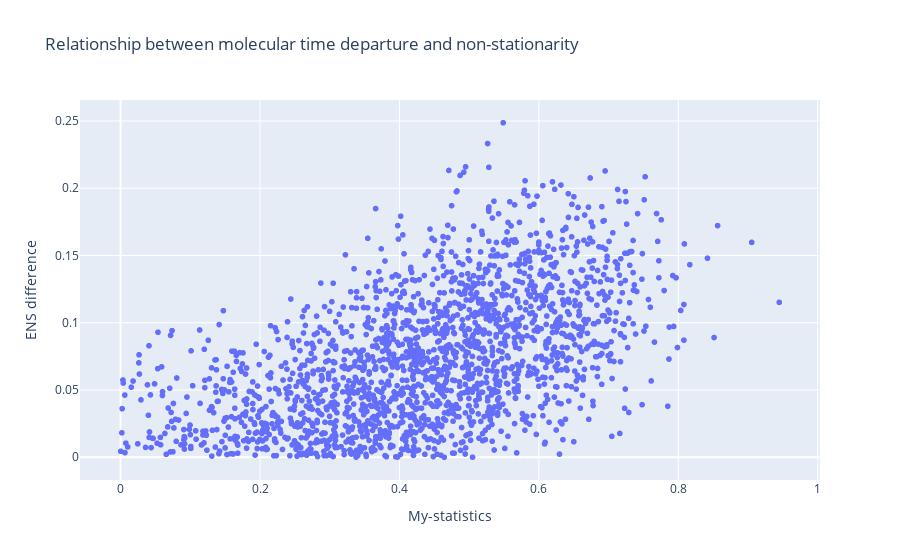

This figure's notebook cell:
### Code cell
ens_nabla_fig.show()

### Figure 1 — Plotly figure (JSON) as saved in the notebook; plotly's stock layout.template omitted (floating-point values rounded to 4 significant figures; data arrays with more than 128 entries replaced by an {"elided": "..."} marker saying what was removed)
{"data": [{"hovertemplate": "My-statistics=%{x}<br>ENS difference=%{y}<extra></extra>", "legendgroup": "", "marker": {"color": "#636efa", "symbol": "circle"}, "mode": "markers", "name": "", "showlegend": false, "type": "scattergl", "x": {"elided": "2000 float values"}, "xaxis": "x", "y": {"elided": "2000 float values"}, "yaxis": "y"}], "layout": {"legend": {"tracegroupgap": 0}, "title": {"text": "Relationship between molecular time departure and non-stationarity"}, "xaxis": {"anchor": "y", "domain": [0, 1], "title": {"text": "My-statistics"}}, "yaxis": {"anchor": "x", "domain": [0, 1], "title": {"text": "ENS difference"}}}}
